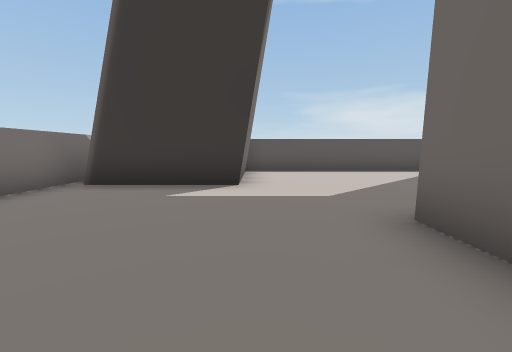
[1] (above)

12 first-person views from a walk through a scene from a Unity 3-D project. The camera is 0.72 m above the floor, tilts 6° down and sees 90° across. The floor is counted in squares, 1 m on a side. Each view is taken from the middle of a square. On the plan, view 1 faces up. The plan holds only what a view shows up to about 9 squares ahead; the rest is blank. The place goes on beyond the plan. The player character is not drawn.

[2]
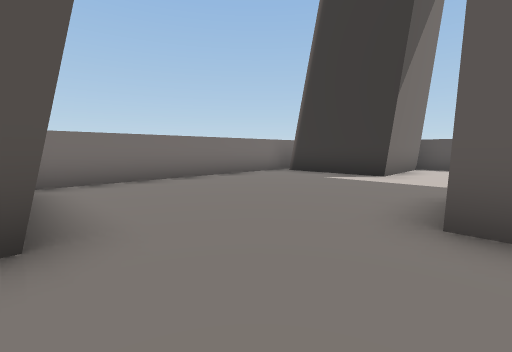

[3]
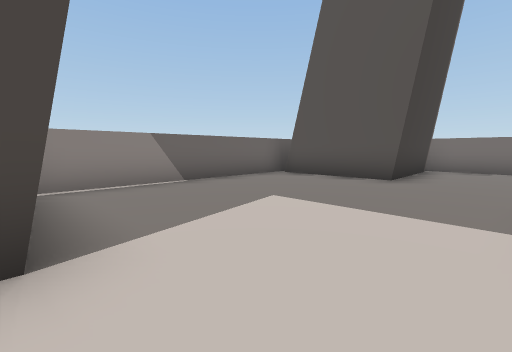

[4]
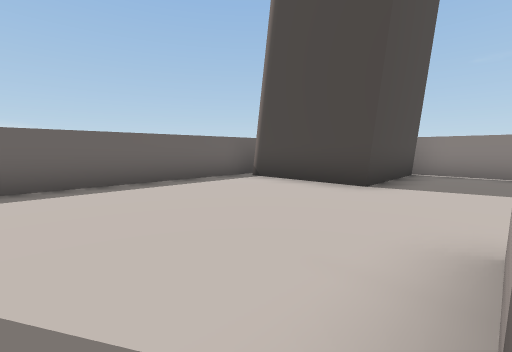

[5]
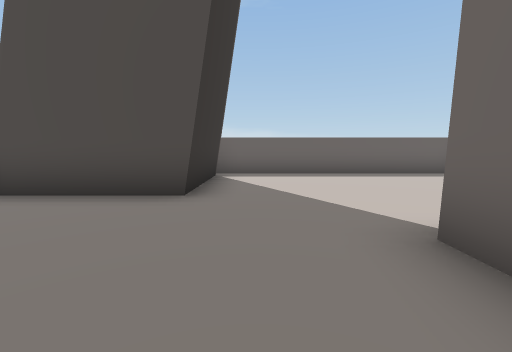

[6]
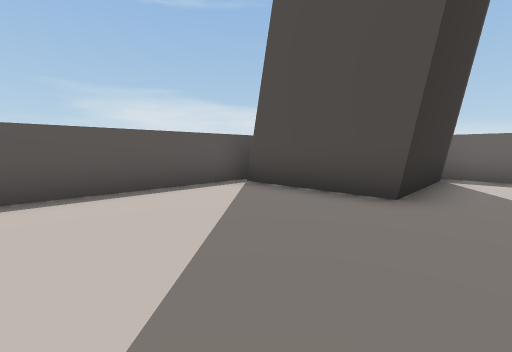

[7]
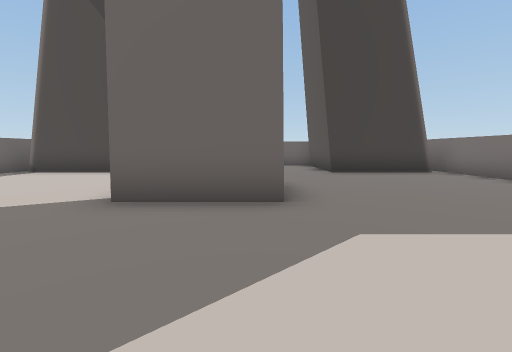

[8]
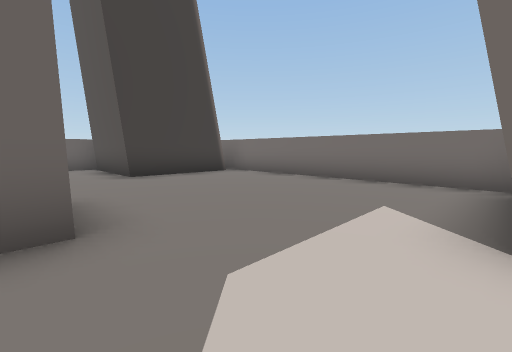

[9]
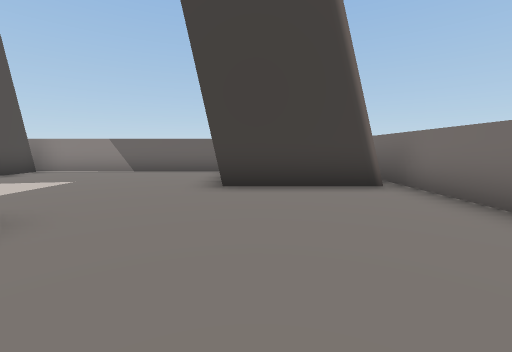

[10]
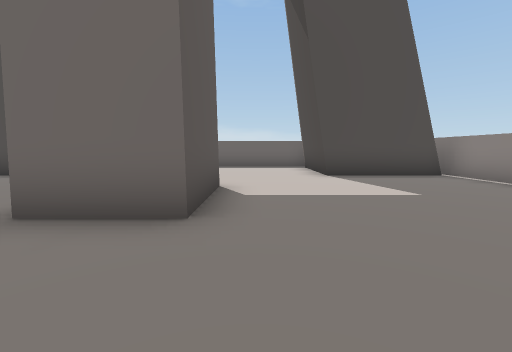

[11]
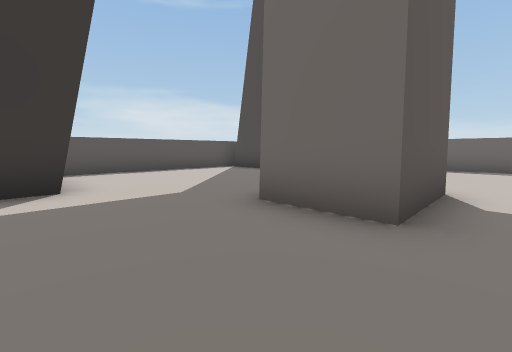

[12]
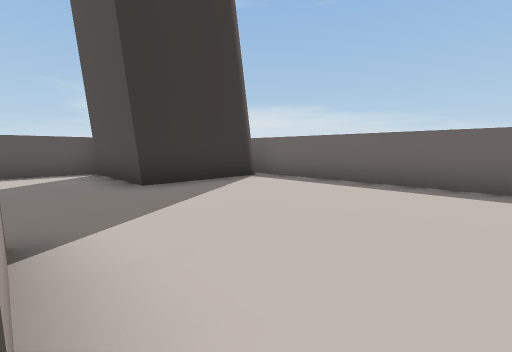

### Floor plan
Ten units are one square. View 1 is at (0, 0); x grows to the right and y downward. Boxes are objects, and circles mark ways between rooms. Rooms are numbered by the first view taken in them; rooms with no view inside come last. Other rooms are left out.
<svg viewBox="-44 -90 144 149">
<path fill="none" stroke="#000" d="M16 -7 16 -25 26 -25M-35 18 -3 18M-3 -50 -35 -50M-39 -60 -39 30M40 -7 16 -7M-3 18 -3 50M58 51 58 18M-10 54 68 54M91 -50 58 -50M58 18 91 18M95 26 95 -58M40 -25 40 -7M58 -50 58 -82M26 -25 40 -25M-3 -82 -3 -50M65 -85 -4 -85"/>
<circle cx="10" cy="5" r="3" fill="#2a7"/>
<circle cx="10" cy="-33" r="3" fill="#2a7"/>
<circle cx="50" cy="7" r="3" fill="#2a7"/>
<circle cx="50" cy="-35" r="3" fill="#2a7"/>
<text x="-10" y="-10">1</text>
<text x="30" y="20">2</text>
<text x="70" y="-20">3</text>
<text x="30" y="-60">4</text>
</svg>
Room 1 opens to room 2. Room 1 opens to room 4. Room 2 opens to room 3. Room 3 opens to room 4.

Where each view was taken, in squares from view 1:
view 1: 0 up, 0 right, facing up
view 2: 2 down, 2 right, facing up-left
view 3: 0 up, 6 right, facing down-left
view 4: 3 up, 4 right, facing down-right
view 5: 4 up, 2 right, facing right
view 6: 4 up, 2 right, facing up-right
view 7: 6 up, 2 right, facing down
view 8: 5 up, 2 right, facing down-left
view 9: 3 up, 1 left, facing down
view 10: 0 up, 1 left, facing right
view 11: 0 up, 1 left, facing up-right
view 12: 0 up, 4 right, facing up-right
